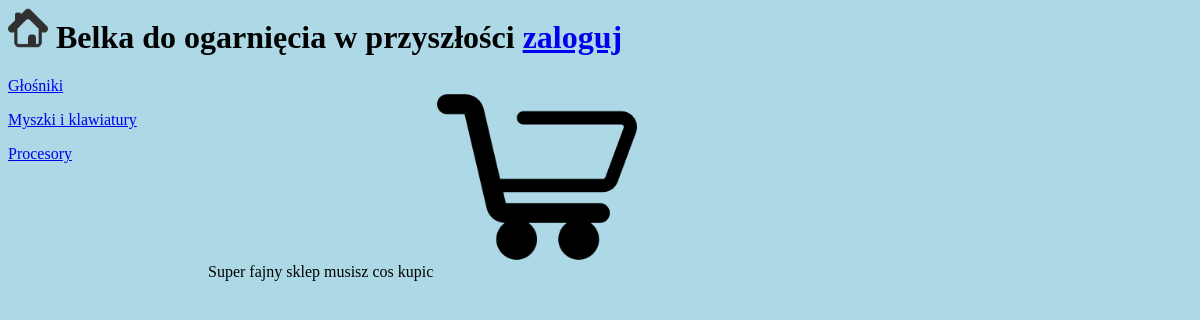
/, run on an earlier commit of the app's database.
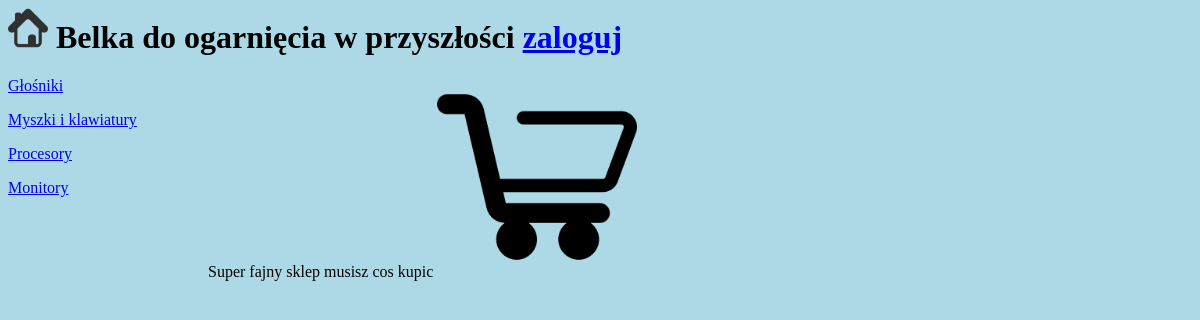
And on a later commit of the database.
### Products/models.py (models this page shows, shortened)
class Category(models.Model):
    name = models.CharField(max_length=40)
    class Meta:
        verbose_name = 'Kategoria'
        verbose_name_plural = 'Kategorie'

### Products/views.py (the view)
# urls.py: path('', views.MainView.as_view(), name='Main'),
class MainView(generic.ListView):
    model = Category
    template_name = 'Products/Main.html'
    context_object_name = 'category_list'

### Products/templates/Products/Main.html (shortened to what this page needs)
{% load static %}
<link rel="stylesheet" type="text/css" href="{% static 'Products/style.css' %}">
<div>
    <h1>{% include 'Products/Navbar.html' %}</h1>
</div>
<div style="width:200px; float:left">
    {% include 'Products/Categories.html' %}
</div>
<div style="width:800px; float:left">
    {% block product %}
    {% block user %}
    {% block cart %}
    {% block category %}
        Super fajny sklep musisz cos kupic
        <img src="{% static 'Images/cart.png' %}" alt="cos niedziała XD" width="200" height="200">
    {% endblock %}
    {% endblock %}
    {% endblock %}
    {% endblock %}
</div>

### Products/templates/Products/Navbar.html
{% load static %}
<a href="{% url 'Products:Main' %}"><img src="{% static 'Images/home-icon.png' %}" alt="cos niedziała XD" width="40" height="40"></a>
  Belka do ogarnięcia w przyszłości
{% if  request.user.is_authenticated%}
<a href="{% url 'Products:Logout' %}">wyloguj</a>
<a href="{% url 'Products:User' %}">{{request.user}}</a>
{% if request.get_full_path != '/cart/' %}
  <a href="{% url 'Products:Cart' %}">Twoj koszyk</a>
{% endif %}
{% else %}
<a href="{% url 'Products:Login' %}">zaloguj</a>
{% endif %}

### Products/templates/Products/Categories.html
    {% for category in category_list %}
            <a href="{% url 'Products:Category' category.id  %}">{{ category.name }}</a></p>
        {% endfor %}

What changed in the data, as far as the page shows it:
added Category: name "Monitory"
